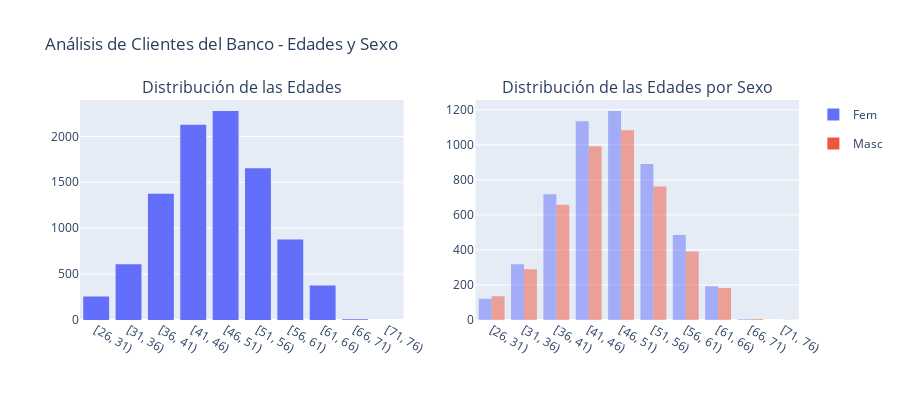

Here is the notebook cell this chart was saved with:
### Markdown cell above
**h) Replicamos gráfica con la nueva columna de rangos de edad**

### Code cell
# Creación de la primera figura de subplots
fig1 = make_subplots(rows=1, cols=2, subplot_titles=("Distribución de las Edades", 
                                                     "Distribución de las Edades por Sexo"))

# i) Distribución de las edades de los clientes con rangos
age_range_hist = px.histogram(df, x='AgeRange')
for trace in age_range_hist.data:
    fig1.add_trace(trace, row=1, col=1)

# ii) Distribución de las edades de los clientes por sexo con rangos
age_range_gender_hist = px.histogram(df, x='AgeRange', color='Gender', barmode='overlay')
for trace in age_range_gender_hist.data:
    fig1.add_trace(trace, row=1, col=2)

fig1.update_layout(height=400, width=900, showlegend=True,
                   title_text="Análisis de Clientes del Banco - Edades y Sexo")
fig1.show()

### Figure 1 — Plotly figure (JSON) as saved in the notebook; plotly's stock layout.template omitted (floating-point values rounded to 4 significant figures; data arrays with more than 128 entries replaced by an {"elided": "..."} marker saying what was removed)
{"data": [{"alignmentgroup": "True", "bingroup": "x", "hovertemplate": "AgeRange=%{x}<br>count=%{y}<extra></extra>", "legendgroup": "", "marker": {"color": "#636efa", "pattern": {"shape": ""}}, "name": "", "offsetgroup": "", "orientation": "v", "showlegend": false, "type": "histogram", "x": {"elided": "9559 str values"}, "xaxis": "x", "yaxis": "y"}, {"alignmentgroup": "True", "bingroup": "x", "hovertemplate": "Gender=Fem<br>AgeRange=%{x}<br>count=%{y}<extra></extra>", "legendgroup": "Fem", "marker": {"color": "#636efa", "opacity": 0.5, "pattern": {"shape": ""}}, "name": "Fem", "offsetgroup": "Fem", "orientation": "v", "showlegend": true, "type": "histogram", "x": {"elided": "5059 str values"}, "xaxis": "x2", "yaxis": "y2"}, {"alignmentgroup": "True", "bingroup": "x", "hovertemplate": "Gender=Masc<br>AgeRange=%{x}<br>count=%{y}<extra></extra>", "legendgroup": "Masc", "marker": {"color": "#EF553B", "opacity": 0.5, "pattern": {"shape": ""}}, "name": "Masc", "offsetgroup": "Masc", "orientation": "v", "showlegend": true, "type": "histogram", "x": {"elided": "4500 str values"}, "xaxis": "x2", "yaxis": "y2"}], "layout": {"annotations": [{"font": {"size": 16}, "showarrow": false, "text": "Distribución de las Edades", "x": 0.225, "xanchor": "center", "xref": "paper", "y": 1, "yanchor": "bottom", "yref": "paper"}, {"font": {"size": 16}, "showarrow": false, "text": "Distribución de las Edades por Sexo", "x": 0.775, "xanchor": "center", "xref": "paper", "y": 1, "yanchor": "bottom", "yref": "paper"}], "height": 400, "showlegend": true, "title": {"text": "Análisis de Clientes del Banco - Edades y Sexo"}, "width": 900, "xaxis": {"anchor": "y", "domain": [0, 0.45]}, "xaxis2": {"anchor": "y2", "domain": [0.55, 1]}, "yaxis": {"anchor": "x", "domain": [0, 1]}, "yaxis2": {"anchor": "x2", "domain": [0, 1]}}}
